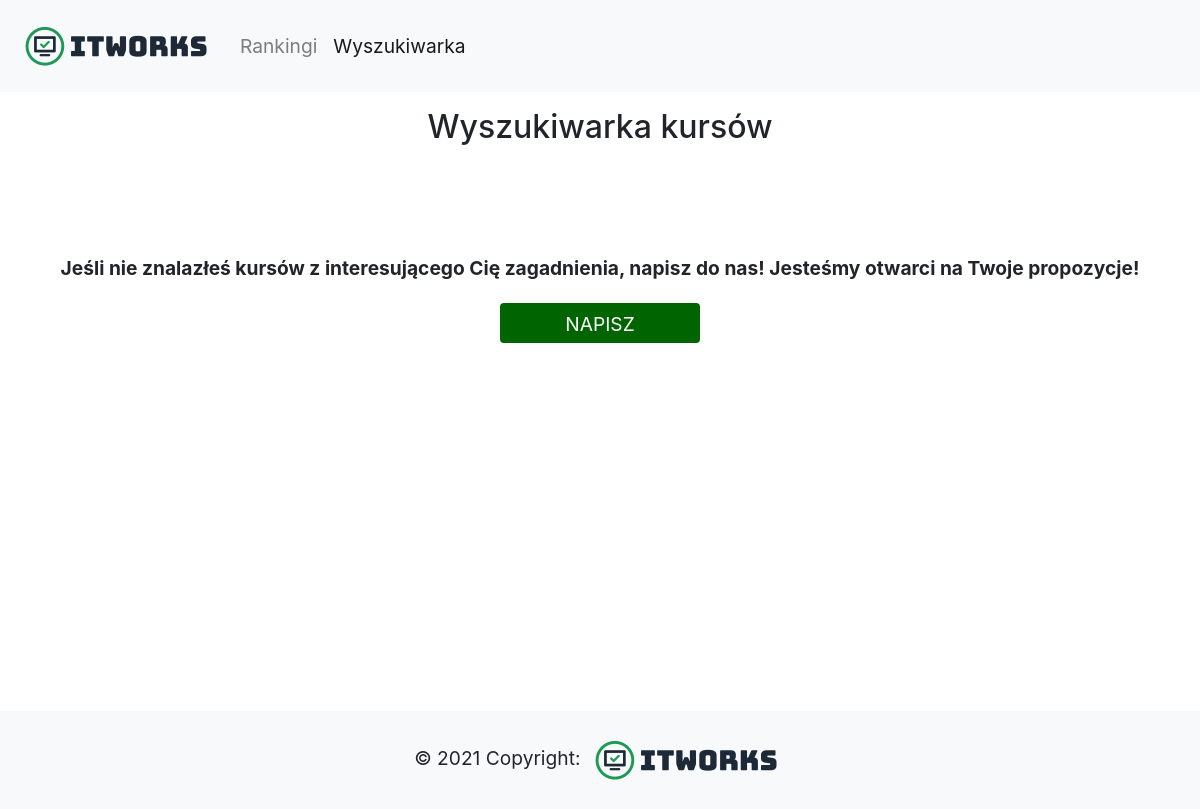
The app's page /search-php, older data.
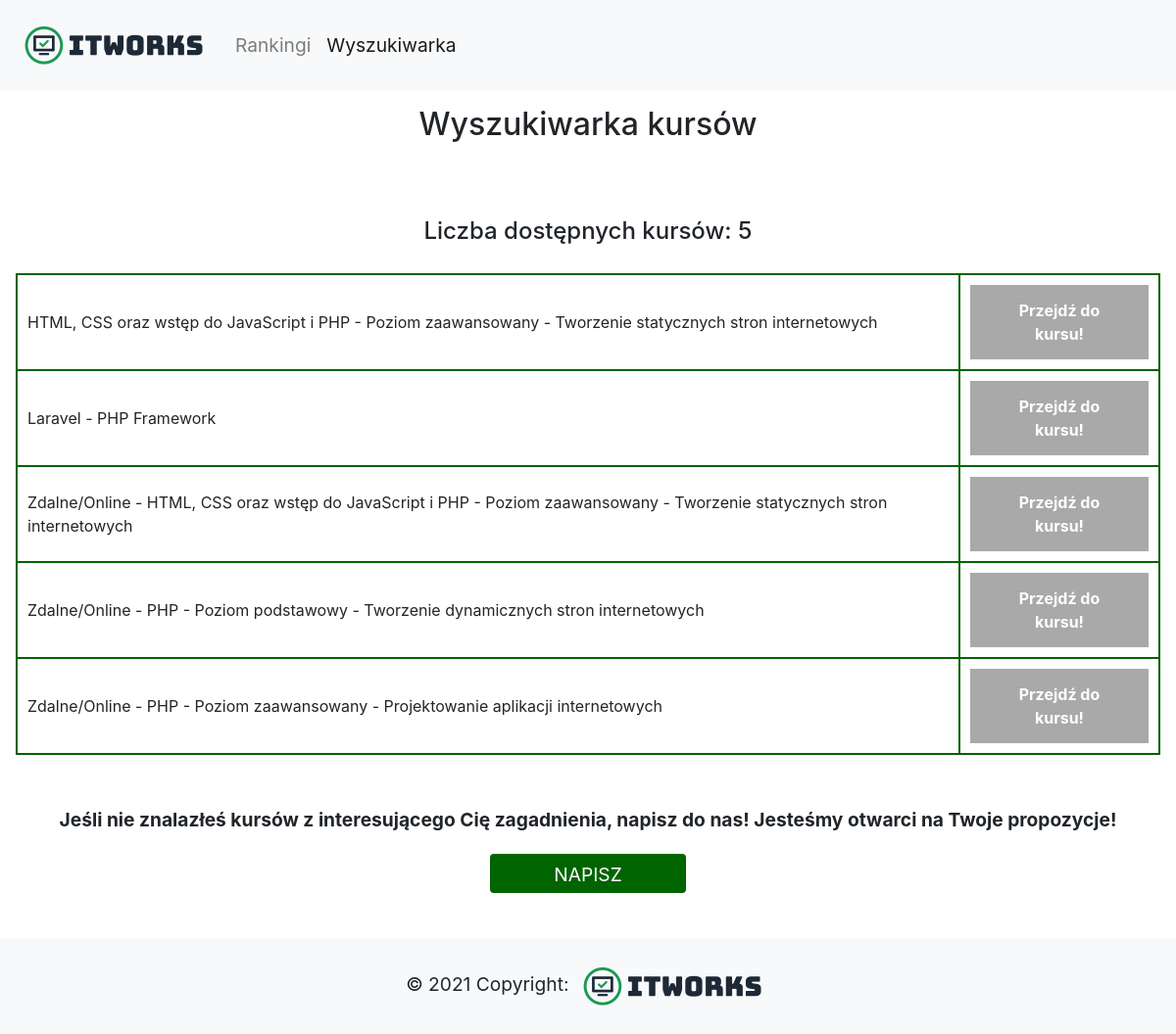
The same page, newer data.
### tables this page shows
CREATE TABLE courses (course_title TEXT, course_url TEXT);

### app.py (the view)
@app.route('/search-php', methods=['GET','POST'])
def search_php():
    try:
        conn = sqlite3.connect('courses.db')
        conn.row_factory = sqlite3.Row
        cur = conn.cursor()
        query = "SELECT * from courses WHERE course_title LIKE '% php %' ORDER BY course_title"
        cur.execute(query)
        conn.commit()
        rows = cur.fetchall()
        rows_number = len(rows)
        if rows:
            flash("Liczba dostępnych kursów: " + str(len(rows)))
        conn.close()
        return render_template('categories_search_results.html', rows=rows)
    except OperationalError:
        flash("Wystąpił błąd podczas próby połączenia się z bazą")

### templates/categories_search_results.html (shortened to what this page needs)
<!DOCTYPE html>
<html lang="en">
<head>
    <link rel="stylesheet" href="https://maxcdn.bootstrapcdn.com/bootstrap/4.5.2/css/bootstrap.min.css">
</head>
<body>
    <div id="page-container">
        <nav class="navbar navbar-expand-lg navbar-light bg-light">
            <a class="navbar-brand" href="/">
                <img src="{{url_for('static', filename='logo2.png')}}" alt="">
            </a>
            <div class="collapse navbar-collapse" id="navbarNav" style="font-size: larger;">
                <ul class="navbar-nav">
                    <li class="nav-item ">
                        <a class="nav-link" href="/">Rankingi</a>
                    </li>
                    <li class="nav-item active">
                        <a class="nav-link" href="/browser">Wyszukiwarka</a>
                    </li>
                </ul>
            </div>
        </nav>
        <div id="content-wrap">
            <div class="container h-100">
                <div class="row h-100 justify-content-center align-items-center">
                    <div class="d-flex justify-content-center mt-3 mb-3">
                        <h2>Wyszukiwarka kursów</h2>
                    </div>
                </div>
            </div>
            <div class="container-fluid p-3 my-3">
                {% for message in get_flashed_messages() %}
                <div class="d-flex justify-content-center" style="font-size: larger; font-weight: bold; padding: 20px;"><h4>{{ message }}</h4></div>
                {% endfor %}
                <table style="margin-left: auto; margin-right: auto;">
                    {% for row in rows %}
                    <tr>
                        <td>{{row["course_title"]}}</td>
                        <td><a href='{{row["course_url"]}}' class="courseLink" target="_blank">Przejdź do kursu!</a></td>
                    </tr>
                    {% endfor %}
                </table>
            </div>
            <div class="d-flex justify-content-center" style="font-size: larger; font-weight: bold; padding: 20px;">
                Jeśli nie znalazłeś kursów z interesującego Cię zagadnienia, napisz do nas! Jesteśmy otwarci na Twoje propozycje!
            </div>
            <div class="d-flex justify-content-center">
                <button type="submit" class="btn" style="background-color: darkgreen; color: white; font-size: larger; width: 200px; height: 40px;"
                    onclick="location.href='mailto:itworks.website@gmail.com';">NAPISZ</button>
            </div>
            <br>
            <footer class="bg-light text-center text-lg-start" style="left: 0; bottom: 0; width: 100%;" id="footer">
                <div class="text-center p-3 bg-light" style=" font-size: larger;">
                    © 2021 Copyright: <img src="{{url_for('static', filename='logo2.png')}}" alt="">
                </div>
            </footer>
        </div>
    </div>
</body>
</html>

Row changes from the older to the newer data that the page shows:
now on this page (row edited): courses: course_title "HTML, CSS oraz wstęp do JavaScript i PHP - Poziom zaawansowany - Tworzenie statycznych stron internetowych"
now on this page (row edited): courses: course_title "Laravel - PHP Framework"
now on this page (row edited): courses: course_title "Zdalne/Online - HTML, CSS oraz wstęp do JavaScript i PHP - Poziom zaawansowany - Tworzenie statycznych stron internetowych"
now on this page (row edited): courses: course_title "Zdalne/Online - PHP - Poziom podstawowy - Tworzenie dynamicznych stron internetowych"
now on this page (row edited): courses: course_title "Zdalne/Online - PHP - Poziom zaawansowany - Projektowanie aplikacji internetowych"
Text that changed along with them:
new list line: "Liczba dostępnych kursów: 5"
